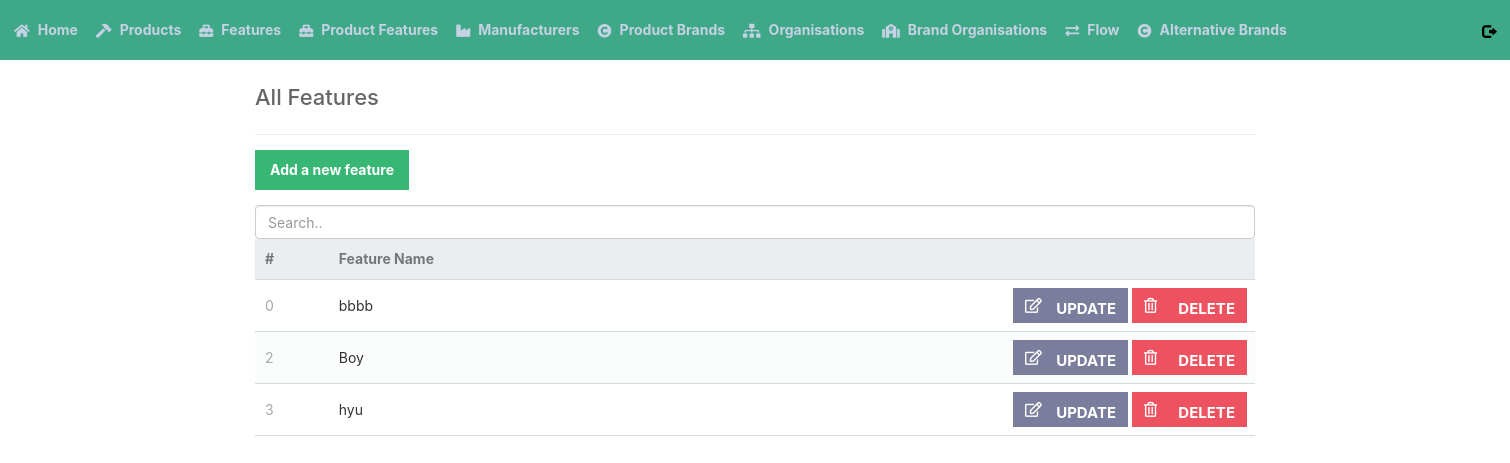
The page /read_feature.php on the database its author committed.
### tables this page shows
CREATE TABLE `features` (
  `FEATURE_ID` int(11) NOT NULL,
  `FEATURE_NAME` varchar(200) NOT NULL
);

### read_feature.php (the view)
<?php
include 'functions.php';
$pdo = pdo_connect_mysql();
$stmt = $pdo->prepare('SELECT * FROM FEATURES ORDER BY FEATURE_ID');
$stmt->execute();
$product = $stmt->fetchAll(PDO::FETCH_ASSOC);
?>
<?=template_header('Read')?>
<div class="content read">
	<h2>All Features</h2>
	<a href="create_feature.php" class="add-product">Add a new feature</a>
	<input class="form-control" id="myInput" type="text" placeholder="Search..">
	<table>
        <thead>
            <tr>
                <td>#</td>
                <td>Feature Name</td>
                <td></td>
            </tr>
        </thead>
        <tbody id="myTable">
            <?php foreach ($product as $contact): ?>
            <tr>
                <td><?=$contact['FEATURE_ID']?></td>
                <td><?=$contact['FEATURE_NAME']?></td>
                <td class="actions">
                    <a href="update_feature.php?FEATURE_ID=<?=$contact['FEATURE_ID']?>" class="edit"><i class="far fa-edit"></i>UPDATE</a>
                    <a href="delete_feature.php?FEATURE_ID=<?=$contact['FEATURE_ID']?>" class="trash"><i class="far fa-trash-alt"></i>DELETE</a>
                </td>
            </tr>
            <?php endforeach; ?>
        </tbody>
    </table>
</div>
<?=template_footer()?>

### style.css (style rules this page uses)
* { box-sizing: border-box; font-family: -apple-system, BlinkMacSystemFont, "segoe ui", roboto, oxygen, ubuntu, cantarell, "fira sans", "droid sans", "helvetica neue", Arial, sans-serif; font-size: 16px; -webkit-font-smoothing: antialiased; -moz-osx-font-smoothing: grayscale; }
body { background-color: #FFFFFF; margin: 0; }
.content { width: 1000px; margin: 0 auto; }
.content h2 { margin: 0; padding: 25px 0; font-size: 22px; border-bottom: 1px solid #ebebeb; color: #666666; }
.read .add-product { display: inline-block; text-decoration: none; background-color: #38b673; font-weight: bold; font-size: 14px; color: #FFFFFF; padding: 10px 15px; margin: 15px 0; }
.read table { width: 100%; padding-top: 30px; border-collapse: collapse; }
.read table thead { background-color: #ebeef1; border-bottom: 1px solid #d3dae0; }
.read table thead td { padding: 10px; font-weight: bold; color: #767779; font-size: 14px; }
.read table tbody tr { border-bottom: 1px solid #d3dae0; }
.read table tbody tr:nth-child(even) { background-color: #fbfcfc; }
.read table tbody tr td { padding: 10px; }
.read table tbody tr td:nth-child(1) { color: #a5a7a9; }
.read table tbody tr td.actions { padding: 8px; text-align: right; }
.read table tbody tr td.actions .edit, .read table tbody tr td.actions .trash { display: inline-flex; text-align: right; text-decoration: none; color: #FFFFFF; padding: 10px 12px; }
.read table tbody tr td.actions .trash { background-color: RGB(236,82,95); }
.read table tbody tr td.actions .edit { background-color: RGB(122,125,155); }
.actions a { font-size: 15px; width: 115px; height: 35px; font-weight: bold; }
.actions a i { margin-right: auto; }

### rows shown on the page
features: FEATURE_ID "0", FEATURE_NAME "bbbb"
features: FEATURE_ID "2", FEATURE_NAME "Boy"
features: FEATURE_ID "3", FEATURE_NAME "hyu"
